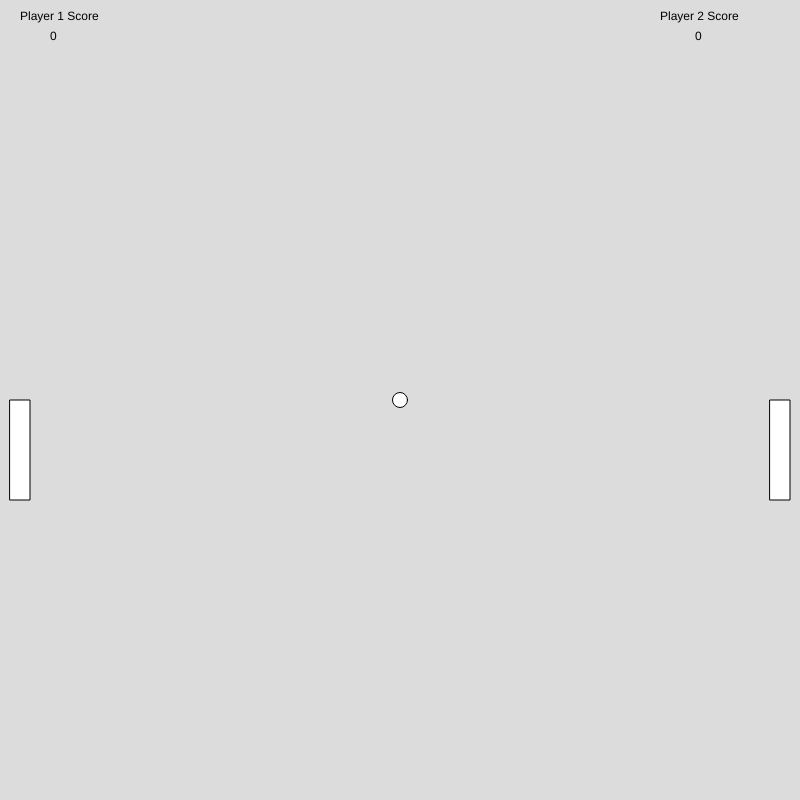
Frame 1 (no input)
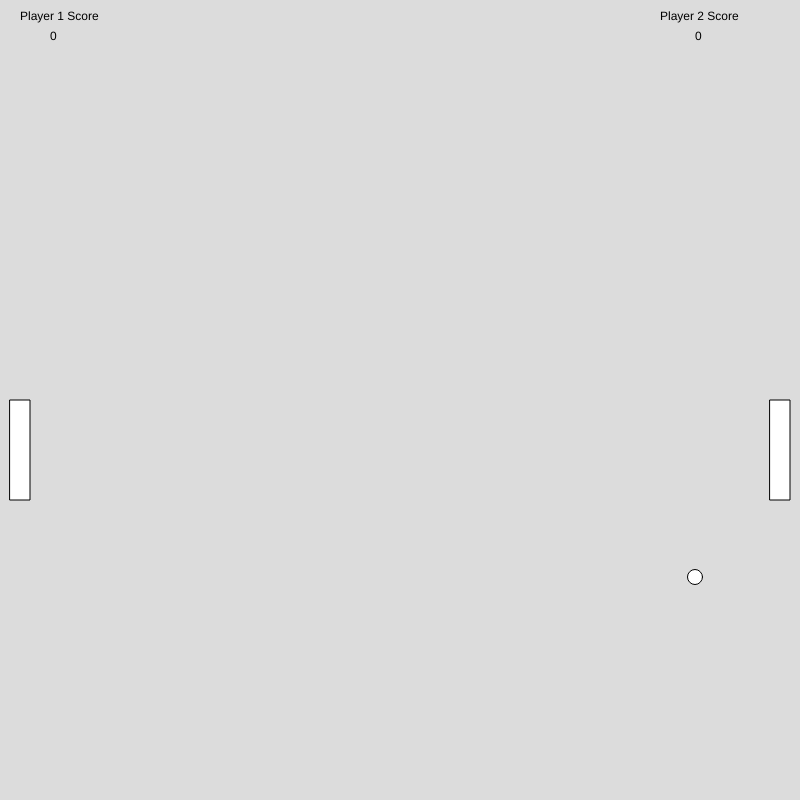
Frame 60 (no input)
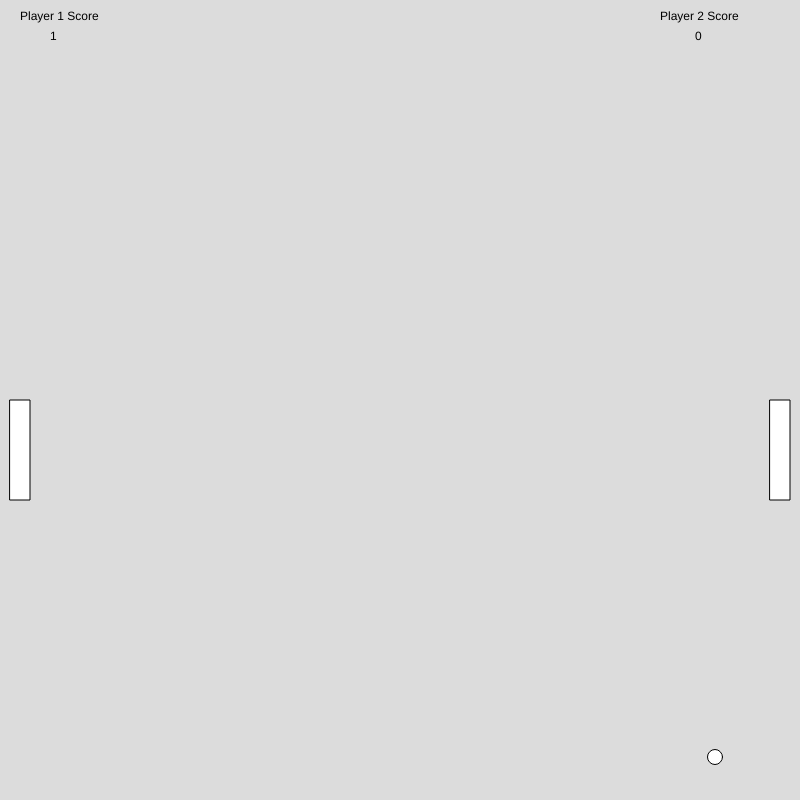
Frame 120 (the mouse pressed at the canvas centre since frame 60)

The p5.js sketch that drew these frames (run headless with seeded random() and noise() and a simulated clock; from frame 60 on, the mouse is pressed at the canvas centre):

// p5.js sketch
// ── sketch.js
var p1Score = 0
var p2Score = 0
var ballX = 400;
var ballXdelta = 5;
var ballY = 400;
var ballYdelta = 3;
var p1Y = 0;
var pYd = 400;
var pD = 400;
var p2Y = 0;
function setup() {
  createCanvas(800, 800);
}

function draw() {
  background(220);
  rect(10, pYd, 20, 100);
  pYd = pYd + p1Y;
  rect(770, pD, 20, 100);
  pD = pD + p2Y;
  ellipse(ballX, ballY, 15, 15);
  ballX = ballX + ballXdelta;
ballY = ballY + ballYdelta
  
  if (ballX > 850) {
    ballXdelta = -5;
        p1Score = p1Score + 1
    
  }
  if (ballX < -50) {
    ballXdelta = 5;
    p2Score = p2Score + 1
  }
  if(ballY > 800){
    ballYdelta = -5
  }
  if (ballY < 0){
    ballYdelta = 5
  }
  if (ballX > 10 && ballX < 10 + 20 &&  ballY > pYd && ballY < pYd + 100){
    ballXdelta = 5
  }
  if (ballX > 770 && ballX < 770 + 20 &&  ballY > pD && ballY < pD + 100){
    ballXdelta = -5}
  text('Player 1 Score',20,20)
  text('Player 2 Score',660,20)
  text(p1Score,50,40)
  text(p2Score,695,40)
}

function keyPressed() {
  if (key === "a") {
    p1Y = -5;
  }
  if (key === "d") {
    p1Y = 5;
  }
  if (key === "j") {
    p2Y = -5;
  }
  if (key === "l") {
    p2Y = 5;
  }
}
function keyReleased() {
  if (key === "a") {
    p1Y = 0;
  }
  if (key === "d") {
    p1Y = 0;
  }
  if (key === "j") {
    p2Y = 0;
  }
  if (key === "l") {
    p2Y = 0;
  }
}
